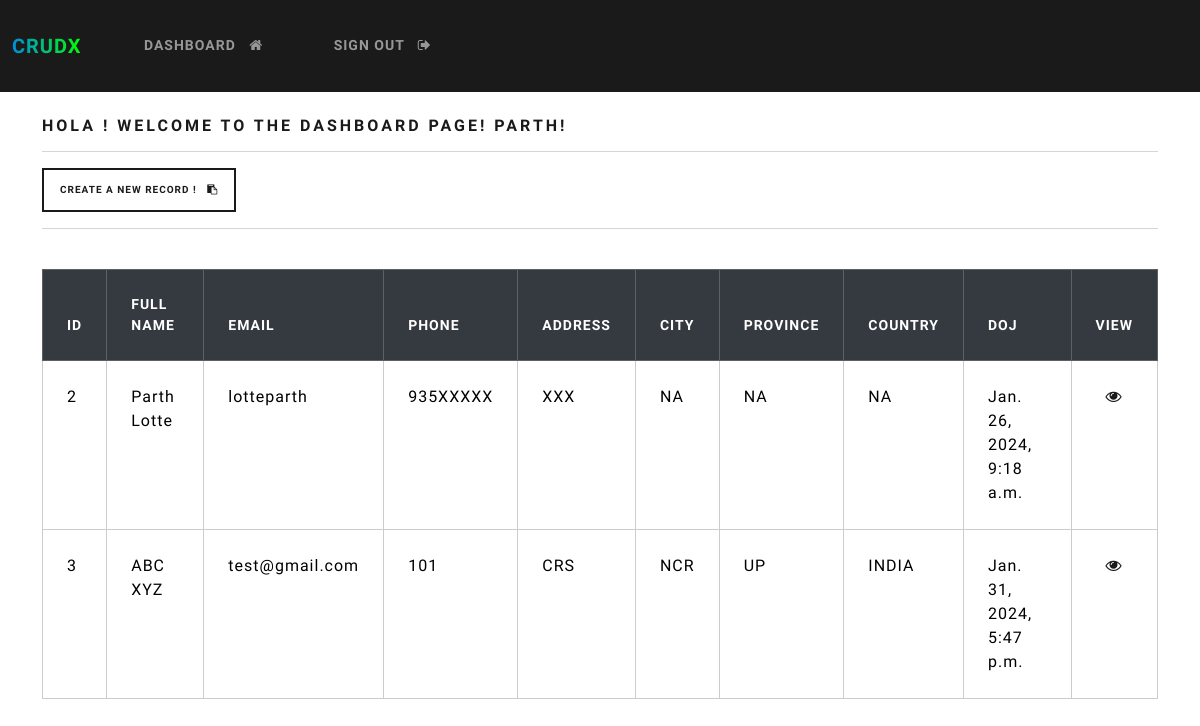
The app's page /dashboard (signed in), older data.
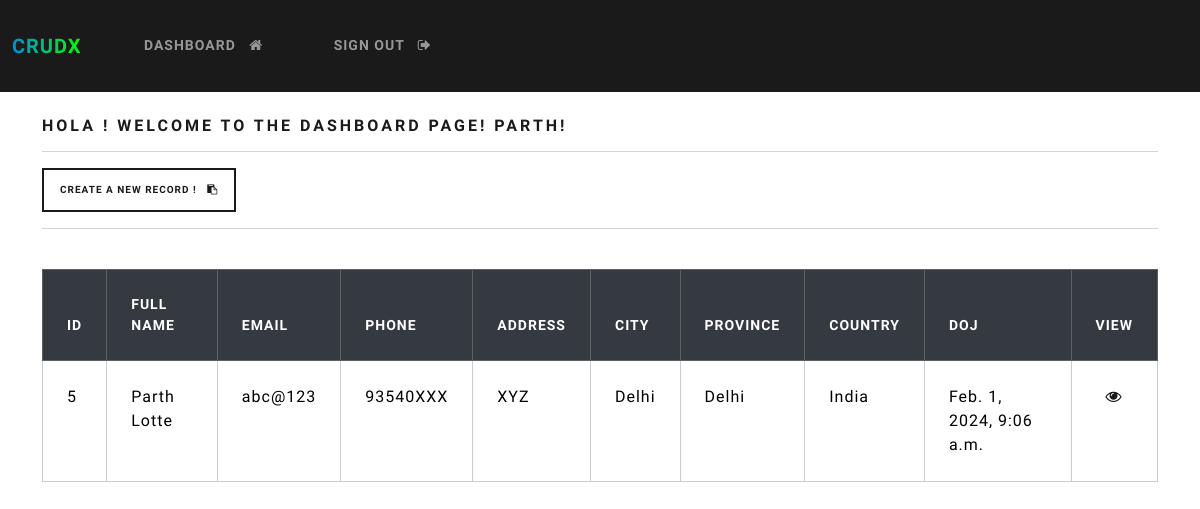
The same page, newer data.
### webapp/models.py (models this page shows, shortened)
class Record(models.Model):
    creation_date= models.DateTimeField(auto_now_add=True)
    first_name=models.CharField(max_length=100)
    last_name=models.CharField(max_length=100)
    email= models.CharField(max_length=255)
    phone= models.CharField(max_length=20)
    address=models.CharField(max_length=300)
    city= models.CharField(max_length=255)
    province= models.CharField(max_length=200)
    country= models.CharField(max_length=125)

### webapp/views.py (the view)
# urls.py: path('dashboard', views.dashboard, name='dashboard'),
@login_required(login_url='my-login')
def dashboard(request):
    my_records= Record.objects.all( )
    context={'records': my_records}
    return render(request, 'webapp/dashboard.html' , context=context)

### webapp/templates/webapp/dashboard.html
{% extends 'webapp/base.html' %}
{% block content %}
    <h5>Hola ! Welcome to the dashboard page! {{user}}!</h5>
    <hr>
    <a  class=" btn btn-outline-primary btn-sm" href="{% url 'create-record' %}">
        Create a new record !
       &nbsp; <i class="fa fa-clipboard"></i>
    </a>
    <hr>
    <table class="table table-light table-hover table-bordered" >
        <thead class="table-dark">
          <tr>
            <th scope="col">ID</th>
            <th scope="col">Full Name</th>
            <th scope="col">Email</th>
            <th scope="col">Phone</th>
            <th scope="col">Address</th>
            <th scope="col">City</th>
            <th scope="col">Province</th>
            <th scope="col">Country</th>
            <th scope="col">DOJ</th>
            <th scope="col">View</th>
          </tr>
        </thead>
        <tbody>
          {% if records %}
            {% for record in records %}
          <tr>
            <td>{{record.id}}</td>
            <td>{{record.first_name}} {{record.last_name}}</td>
            <td>{{record.email}}</td>
            <td>{{record.phone}}</td>
            <td>{{record.address}}</td>
            <td>{{record.city}}</td>
            <td>{{record.province}}</td>
            <td>{{record.country}}</td>
            <td>{{record.creation_date}}</td>
            &nbsp;<td> &nbsp; <a href="{% url 'record' record.id %}"><i class="fa fa-eye"></i> </a></td>
          </tr>
        {% endfor %}
          {% endif%}
        </tbody>
      </table>
{% endblock%}

### webapp/templates/webapp/base.html (shortened to what this page needs)
{% load static %}
<!DOCTYPE html>
<html>
    <head>
        <link rel="stylesheet" href="https://cdnjs.cloudflare.com/ajax/libs/font-awesome/4.7.0/css/font-awesome.min.css">
        <link rel= "stylesheet" type="text/css" href="https://bootswatch.com/5/lux/bootstrap.css">
        <link rel="stylesheet" type="text/css" href="{% static 'css/style.css' %}">
    </head>
    <body>
            {% include 'webapp/navbar.html' %}
        <div class="container">
            <br>
            {% block content %}
            {% endblock %}
        </div>
    </body>
</html>

### webapp/templates/webapp/navbar.html (shortened to what this page needs)
<nav class="navbar navbar-expand-lg navbar-dark bg-primary justify-content-center">
    <a class="navbar-brand main-heading" href="{% url '' %}">
    </a>
      <div class="collapse navbar-collapse text-center" id="navbarNavDropdown">
        <ul class="navbar-nav mr-auto">
          {% if user.is_authenticated %}
            <li class="nav-item">
              <a class="nav-link" href="{% url 'dashboard' %}">Dashboard &nbsp; <i class="fa fa-home" aria-hidden="true"></i> </a>
            </li>
            <li class="nav-item">
              <a class="nav-link" href="{% url 'user-logout' %}">Sign out &nbsp; <i class="fa fa-sign-out" aria-hidden="true"></i> </a>
            </li>
        </ul>
        {% endif %}
      </div>
  </nav>

### webapp/templates/webapp/navbar.html (style rules this page uses)
.navbar-brand.main-heading { background-image: linear-gradient(to right, #007bff, #00ff00); -webkit-background-clip: text; color: transparent; text-decoration: none; transition: background-image 0.3s ease; }

Row changes from the older to the newer data that the page shows:
removed Record: id "2", first_name "Parth", last_name "Lotte", email "lotteparth", phone "935XXXXX", address "XXX", city "NA", province "NA", country "NA", creation_date "Jan. 26, 2024, 9:18 a.m."
removed Record: id "3", first_name "ABC", last_name "XYZ", email "test@gmail.com", phone "101", address "CRS", city "NCR", province "UP", country "INDIA", creation_date "Jan. 31, 2024, 5:47 p.m."
added Record: id "5", first_name "Parth", last_name "Lotte", email "abc@123", phone "93540XXX", address "XYZ", city "Delhi", province "Delhi", country "India", creation_date "Feb. 1, 2024, 9:06 a.m."
